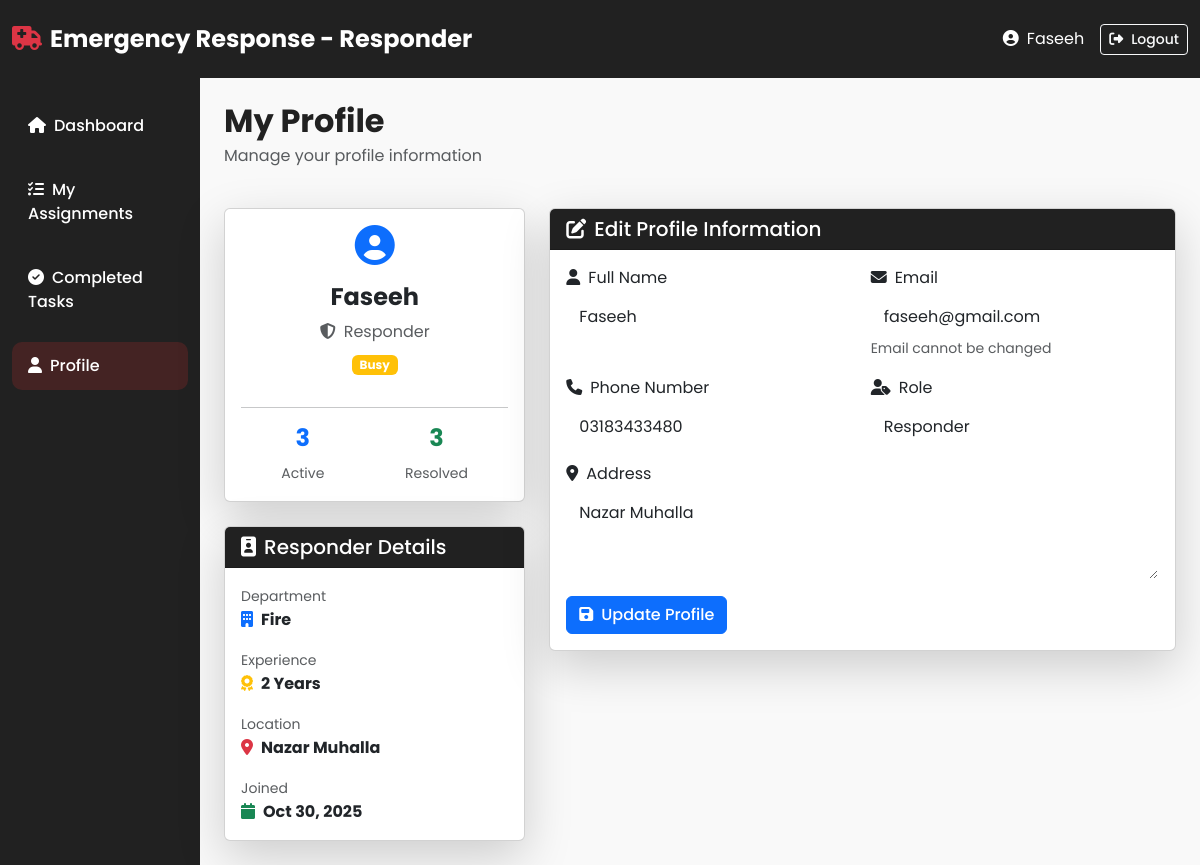
The app's page /responder/responder_profile.php (signed in) with its own data.
### tables this page shows
CREATE TABLE `responders` (
  `Responder_Id` int(11) NOT NULL,
  `User_Id` int(11) NOT NULL,
  `Department` varchar(100) NOT NULL,
  `Responder_Status` varchar(100) DEFAULT 'Available',
  `Location` varchar(255) DEFAULT NULL,
  `Experience` varchar(50) DEFAULT NULL
);

CREATE TABLE `users` (
  `Id` int(11) NOT NULL,
  `Name` varchar(100) NOT NULL,
  `Email` varchar(100) NOT NULL,
  `Pass` varchar(255) NOT NULL,
  `Role` varchar(50) NOT NULL DEFAULT 'citizen',
  `Phone` varchar(20) NOT NULL,
  `Address` varchar(100) DEFAULT NULL,
  `Join_Date` date DEFAULT curdate()
);

### responder/responder_profile.php (the view, shortened to what this page needs)
<?php
include '../include/db.php';
$user_id = $_SESSION['user_id'];
$profile_sql = "SELECT users.*, responders.Department, responders.Experience, responders.Responder_Status, responders.Location
                FROM users
                LEFT JOIN responders ON users.Id = responders.User_Id
                WHERE users.Id = $user_id";
$profile_result = mysqli_query($conn, $profile_sql);
$profile = mysqli_fetch_assoc($profile_result);
$total_assigned = mysqli_num_rows(mysqli_query($conn, "SELECT * FROM emergencies WHERE Emergency_Status IN ('Assigned', 'In Progress')"));
$total_resolved = mysqli_num_rows(mysqli_query($conn, "SELECT * FROM emergencies WHERE Emergency_Status = 'Resolved'"));
?>
<!DOCTYPE html>
<html lang="en">
<head>
  <link href="https://cdn.jsdelivr.net/npm/bootstrap@5.3.0/dist/css/bootstrap.min.css" rel="stylesheet">
  <link rel="stylesheet" href="https://cdnjs.cloudflare.com/ajax/libs/font-awesome/6.4.0/css/all.min.css">
  <link rel="stylesheet" href="../admin/style.css">
</head>
<body>
  <nav class="navbar navbar-expand-lg navbar-dark bg-dark-custom">
    <div class="container-fluid">
      <a class="navbar-brand fw-bold" href="#">
        <i class="fas fa-ambulance text-danger me-2"></i>Emergency Response - Responder
      </a>
      <div class="d-flex align-items-center">
        <span class="text-white me-3">
          <i class="fas fa-user-circle me-2"></i><?php echo htmlspecialchars($_SESSION['user_name']); ?>
        </span>
        <a href="../logout.php" class="btn btn-outline-light btn-sm">
          <i class="fas fa-sign-out-alt me-2"></i>Logout
        </a>
      </div>
    </div>
  </nav>
  <div class="container-fluid">
    <div class="row">
      <nav class="col-md-3 col-lg-2 bg-dark-custom sidebar vh-100 position-fixed pt-4">
        <ul class="nav flex-column">
          <li class="nav-item mb-2"><a class="nav-link text-white" href="responder_dashboard.php"><i class="fas fa-home me-2"></i>Dashboard</a></li>
          <li class="nav-item mb-2"><a class="nav-link text-white" href="my_assignments.php"><i class="fas fa-tasks me-2"></i>My Assignments</a></li>
          <li class="nav-item mb-2"><a class="nav-link text-white" href="completed_tasks.php"><i class="fas fa-check-circle me-2"></i>Completed Tasks</a></li>
          <li class="nav-item mb-2"><a class="nav-link active text-white" href="responder_profile.php"><i class="fas fa-user me-2"></i>Profile</a></li>
        </ul>
      </nav>
      <main class="col-md-9 col-lg-10 ms-auto px-4 py-4">
        <div class="d-flex justify-content-between align-items-center mb-4">
          <div>
            <h2 class="fw-bold mb-1">My Profile</h2>
            <p class="text-muted">Manage your profile information</p>
          </div>
        </div>
        <div class="row g-4">
          <div class="col-md-4">
            <div class="card shadow-lg">
              <div class="card-body text-center">
                <div class="mb-3">
                  <i class="fas fa-user-circle fs-1 text-primary"></i>
                </div>
                <h4 class="fw-bold"><?php echo htmlspecialchars($profile['Name']); ?></h4>
                <p class="text-muted mb-2">
                  <i class="fas fa-shield-alt me-2"></i><?php echo ucfirst($profile['Role']); ?>
                </p>
                <?php if($profile['Responder_Status']): ?>
                  <span class="badge <?php echo $profile['Responder_Status'] == 'Available' ? 'bg-success' : 'bg-warning'; ?> mb-3">
                    <?php echo $profile['Responder_Status']; ?>
                  </span>
                <?php endif; ?>
                <hr>
                <div class="d-flex justify-content-around mt-3">
                  <div>
                    <h4 class="text-primary fw-bold"><?php echo $total_assigned; ?></h4>
                    <small class="text-muted">Active</small>
                  </div>
                  <div>
                    <h4 class="text-success fw-bold"><?php echo $total_resolved; ?></h4>
                    <small class="text-muted">Resolved</small>
                  </div>
                </div>
              </div>
            </div>
            <?php if($profile['Department']): ?>
            <div class="card shadow-lg mt-4">
              <div class="card-header bg-dark-custom text-white">
                <h5 class="mb-0"><i class="fas fa-id-badge me-2"></i>Responder Details</h5>
              </div>
              <div class="card-body">
                <div class="mb-3">
                  <small class="text-muted">Department</small>
                  <p class="mb-0 fw-bold"><i class="fas fa-building text-primary me-2"></i><?php echo $profile['Department']; ?></p>
                </div>
                <div class="mb-3">
                  <small class="text-muted">Experience</small>
                  <p class="mb-0 fw-bold"><i class="fas fa-award text-warning me-2"></i><?php echo $profile['Experience']; ?></p>
                </div>
                <div class="mb-3">
                  <small class="text-muted">Location</small>
                  <p class="mb-0 fw-bold"><i class="fas fa-map-marker-alt text-danger me-2"></i><?php echo $profile['Location']; ?></p>
                </div>
                <div>
                  <small class="text-muted">Joined</small>
                  <p class="mb-0 fw-bold"><i class="fas fa-calendar text-success me-2"></i><?php echo date('M d, Y', strtotime($profile['Join_Date'])); ?></p>
                </div>
              </div>
            </div>
            <?php endif; ?>
          </div>
          <div class="col-md-8">
            <div class="card shadow-lg">
              <div class="card-header bg-dark-custom text-white">
                <h5 class="mb-0"><i class="fas fa-edit me-2"></i>Edit Profile Information</h5>
              </div>
              <div class="card-body">
                <form method="POST">
                  <div class="row g-3">
                    <div class="col-md-6">
                      <label class="form-label"><i class="fas fa-user me-2"></i>Full Name</label>
                      <input type="text" class="form-control text-dark" name="name" value="<?php echo htmlspecialchars($profile['Name']); ?>" required>
                    </div>
                    <div class="col-md-6">
                      <label class="form-label"><i class="fas fa-envelope me-2"></i>Email</label>
                      <input type="email" class="form-control text-dark" value="<?php echo htmlspecialchars($profile['Email']); ?>" readonly>
                      <small class="text-muted">Email cannot be changed</small>
                    </div>
                    <div class="col-md-6">
                      <label class="form-label"><i class="fas fa-phone me-2"></i>Phone Number</label>
                      <input type="text" class="form-control text-dark" name="phone" value="<?php echo htmlspecialchars($profile['Phone']); ?>" required>
                    </div>
                    <div class="col-md-6">
                      <label class="form-label"><i class="fas fa-user-tag me-2"></i>Role</label>
                      <input type="text" class="form-control text-dark" value="<?php echo ucfirst($profile['Role']); ?>" readonly>
                    </div>
                    <div class="col-md-12">
                      <label class="form-label"><i class="fas fa-map-marker-alt me-2"></i>Address</label>
                      <textarea class="form-control text-dark" name="address" rows="3" required><?php echo htmlspecialchars($profile['Address']); ?></textarea>
                    </div>
                    <div class="col-md-12">
                      <button type="submit" name="update_profile" class="btn btn-primary">
                        <i class="fas fa-save me-2"></i>Update Profile
                      </button>
                    </div>
                  </div>
                </form>
              </div>
            </div>
</body>
</html>

### admin/style.css (style rules this page uses)
:root { --primary-red: #D32F2F; --primary-dark: #212121; --primary-white: #F9F9F9; --primary-blue: #1976D2; --success-green: #2E7D32; --warning-orange: #F57C00; --danger-red: #C62828; }
* { margin: 0; padding: 0; box-sizing: border-box; }
body { font-family: 'Poppins', sans-serif; color: var(--primary-dark); background: var(--primary-white); }
.bg-dark-custom { background-color: var(--primary-dark) !important; }
.navbar { padding: 1rem 0; transition: all 0.3s ease; position: sticky; top: 0; z-index: 1000; }
.navbar-brand { font-size: 1.5rem; font-weight: 700; }
.nav-link { transition: all 0.3s ease; font-weight: 500; }
.form-control { border-color: rgba(255, 255, 255, 0.2) !important; }
.sidebar { padding-top: 2rem; background: var(--primary-dark); }
.sidebar .nav-link { padding: 0.75rem 1rem; border-radius: 10px; margin-bottom: 0.5rem; color: rgba(255, 255, 255, 0.7); transition: all 0.3s ease; }
.sidebar .nav-link:hover, .sidebar .nav-link.active { background: rgba(211, 47, 47, 0.2); color: white; }
.btn { transition: all 0.3s ease; font-weight: 500; }
.card { transition: all 0.3s ease; }
html { scroll-behavior: smooth; }

### records on screen
responders: User_Id.Name "Faseeh", User_Id.Role "Responder", Responder_Status "Busy", Department "Fire", Experience "2 Years", Location "Nazar Muhalla", User_Id.Join_Date "Oct 30, 2025", name "Faseeh", User_Id.Email "faseeh@gmail.com", phone "03183433480", address "Nazar Muhalla"

### other values on screen
$_SESSION['user_name'] "Faseeh"
$total_assigned "3"
$total_resolved "3"
